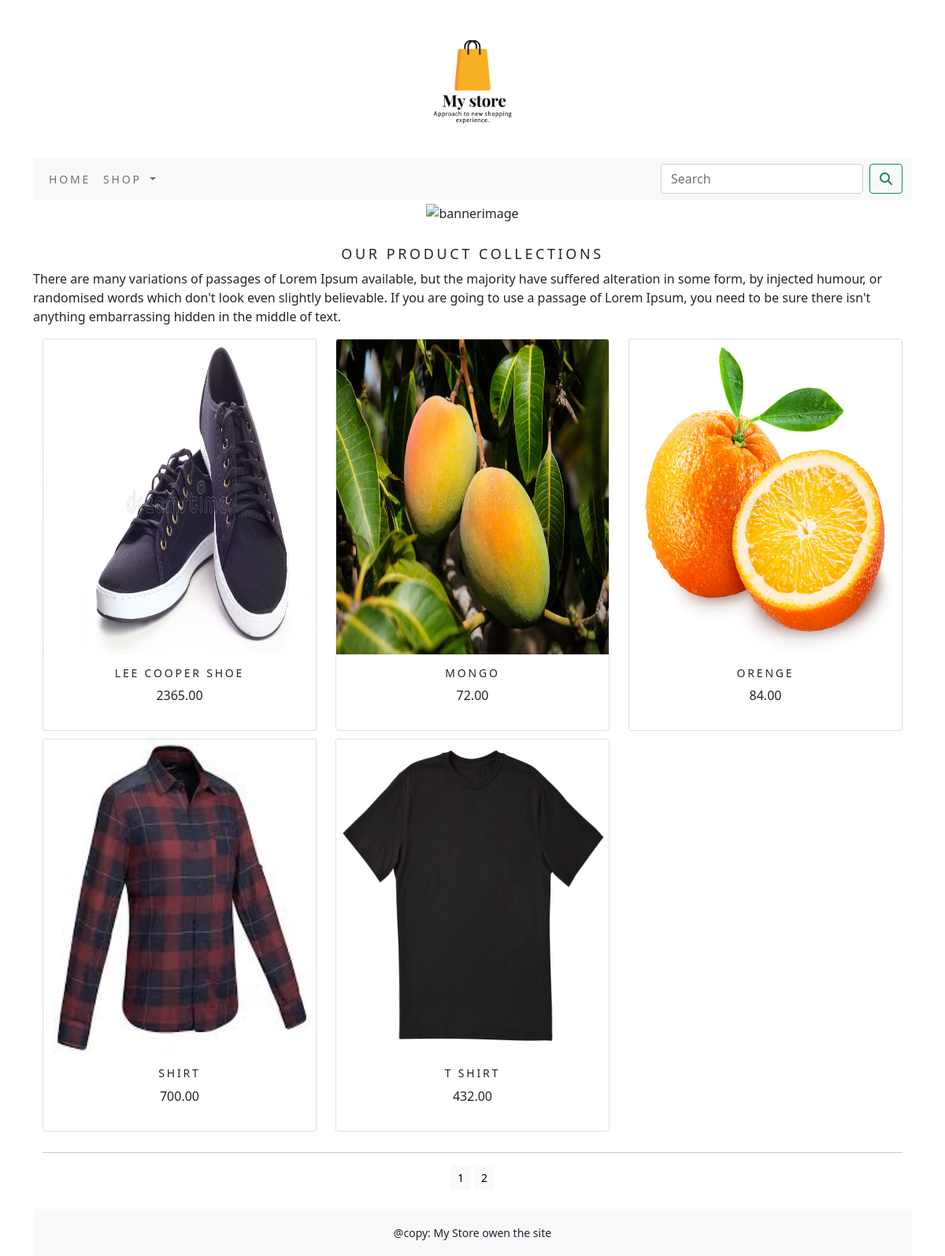
Screenshot of /shop/?page=2 with the database file from the repository.
### shop/models.py (models this page shows, shortened)
class Product(models.Model):
    name = models.CharField(max_length=250, unique=True)
    slug = models.SlugField(max_length=250, unique=True)
    description = models.TextField(blank=True)
    price = models.DecimalField(max_digits=10, decimal_places=2)
    category = models.ForeignKey(Category, on_delete=models.CASCADE)
    image = models.ImageField(upload_to='product', blank=True)
    stock = models.IntegerField()
    available = models.BooleanField(default=True)
    created = models.DateTimeField(auto_now_add=True)
    update = models.DateTimeField(auto_now=True)
    class Meta:
        ordering= ('name',)
        verbose_name='product'
        verbose_name_plural = 'products'
    def get_url(self):
        return reverse('shop:proCatDetail', args=[self.category.slug, self.slug])

### shop/views.py (the view)
# urls.py: path('', views.allproductCat, name='allproductCat'),
def allproductCat(request, c_slug=None):
    c_page = None
    products_list = None
    if c_slug != None:
        c_page = get_object_or_404(Category, slug=c_slug)
        products_list = Product.objects.all().filter(category=c_page, available=True)
    else:
        products_list = Product.objects.all().filter(available=True)
    paginator = Paginator(products_list, 6)
    try:
        page = int(request.GET.get('page', '1'))
    except:
        page = 1
    try:
        products = paginator.page(page)
    except (EmptyPage, InvalidPage):
        products = paginator.page(paginator.num_pages)
    return render(request, "category.html", {'category': c_page, 'products': products})

### cart/context_processors.py (called while the page is built)
def counter(request):
    item_count = 0
    if 'admin' in request.path:
         return {}
    else:
        try:
            cart = Cart.objects.filter(cart_id=_cart_id(request))
            cart_items = CartItems.objects.all().filter(cart=cart[:1])
            for cart_item in cart_items:
                item_count += cart_item.quantity
        except Cart.DoesNotExist:
            item_count = 0
    return dict(item_count=item_count)

### cart/views.py (called while the page is built)
def _cart_id(request):
    cart = request.session.session_key
    if not cart:
        cart = request.session.create()
    return cart

### shop/context_processors.py (called while the page is built)
def menu_links(request):
    links = Category.objects.all()
    return dict(links=links)

### shop/models.py (called while the page is built)
    def get_url(self):
        return reverse('shop:product_by_category', args=[self.slug])

### templates/category.html (shortened to what this page needs)
{% extends 'base.html' %}
{% load static %}
{% block content %}
<div class="mx_auto">
  {% if category %}
  <img class="my_image" src="{{category.image.url}}" alt="{{category.name}}">
</div>
  <br>
<div>
  <h1 class="text-center my_title">{{category.name}}</h1>
  <p class="text-justify">{{category.description}}</p>
</div>
  {% else %}
<div>
  <center>
    <img class="my_image my_image_padding" src="{% static 'img/banner.png' %}" alt="bannerimage" width="1250px;" height="450px;">
  </center>
</div>
  <br>
<div>
  <h1 class="text-center my_title">Our Product Collections</h1>
  <p class="text-justify">There are many variations of passages of Lorem Ipsum available, but the majority have suffered alteration in some form, by injected humour, or randomised words which don't look even slightly believable. If you are going to use a passage of Lorem Ipsum, you need to be sure there isn't anything embarrassing hidden in the middle of text.</p>
</div>
  {% endif %}
<div class="container">
  <div class="row mx_auto">
    {% for product in products.object_list %}
    <div class="my_bottom_margi col-9 col-sm-12 col-md-4 xol-lg-4">
      <div class="card text-center" style=" min-width:18rem;">
        <a href="{{product.get_url}}"><img class="card-img-top my_image" src="{{product.image.url}}" alt="{{product.name}}" height="400px;"></a>
        <div class="card-body">
          <h4>{{product.name}}</h4>
          <p>{{product.price}}</p>
        </div>
      </div>
    </div>
    {% endfor %}
  </div>
  <div class="max_auto">
      {% if products.paginator.num_pages > 1 %}
      <hr>
      <div class="text-center">
          {% for pg in products.paginator.page_range %}
              <a href="?page={{pg}}" class="btn btn-light btn-sm {% if products.number == pg %} active {% endif %}">{{pg}}</a>
          {% endfor %}
      </div>
      {% endif %}
  </div>
    <br>
</div>
{% endblock %}

### static/css/custom.css (style rules this page uses)
.my_image { width:100%; text-transform:auto; }
.my_title { font-size:18px; text-transform:uppercase; letter-spacing:.2em; }
.my_image_padding { padding:5px; }
.my_bottom_margi { margin-bottom:10px; }
.card-body H4 { font-size:14px; text-transform:uppercase; letter-spacing:.2em; }

### rows the page displays
Product: image (picture), name "LEE COOPER SHOE", price "2365.00"
Product: image (picture), name "MONGO", price "72.00"
Product: image (picture), name "ORENGE", price "84.00"
Product: image (picture), name "SHIRT", price "700.00"
Product: image (picture), name "T SHIRT", price "432.00"

### other values shown
{{ pg }} "1" "2"
